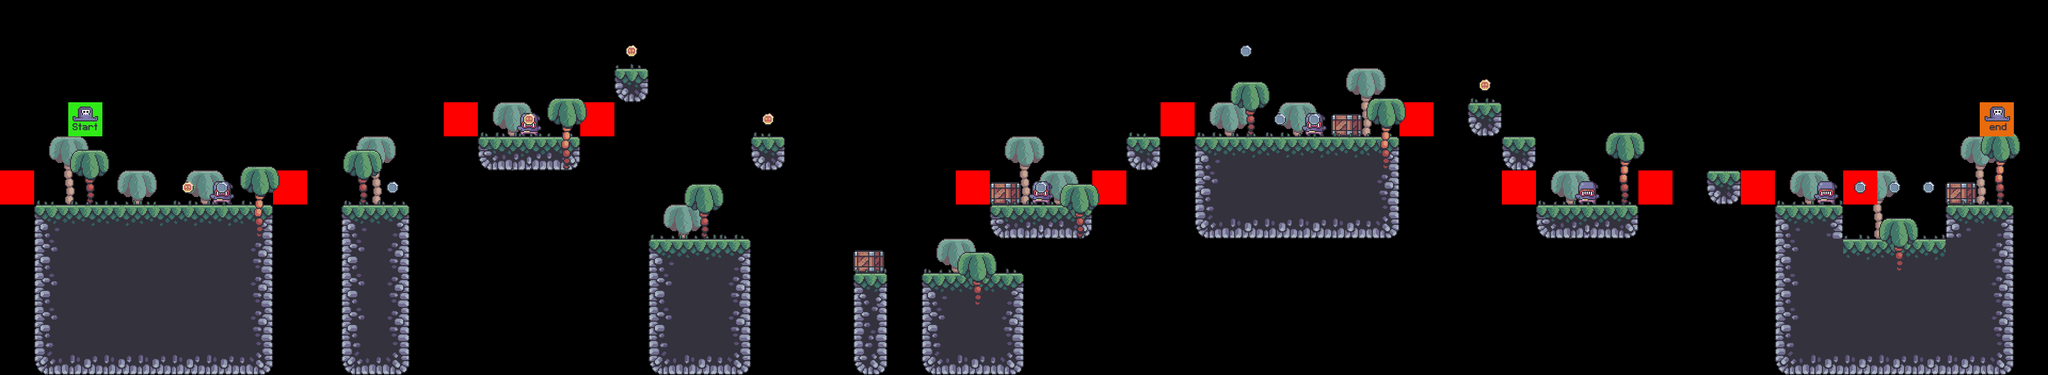

This game map was drawn from its Tiled (.tmx) file and the tilesets committed beside it. A one-line description and the trimmed map source follow:
An orthogonal 60x11 tile map with 64x64 px tiles, 9 tile layers (bg_palms, terrain, crates, grass, ...), 7 tilesets.

<map version="1.8" tiledversion="1.8.2" orientation="orthogonal" renderorder="right-down" width="60" height="11" tilewidth="64" tileheight="64" infinite="0" nextlayerid="10" nextobjectid="1">
 <tileset firstgid="1" source="../tilesets/terrain_tiles.tsx" />
 <tileset firstgid="17" source="../tilesets/coin_tiles.tsx" />
 <tileset firstgid="19" source="../tilesets/grass_tiles.tsx" />
 <tileset firstgid="24" source="../tilesets/palms.tsx" />
 <tileset firstgid="27" source="../tilesets/crates.tsx" />
 <tileset firstgid="28" source="../tilesets/player_tiles.tsx" />
 <tileset firstgid="30" source="../tilesets/enemy_tiles.tsx" />
 <layer id="5" name="bg_palms" width="60" height="11">
  <data>[660 cells, 16 non-empty, 1 distinct tile ids]</data>
 </layer>
 <layer id="1" name="terrain" width="60" height="11">
  <data>[660 cells, 134 non-empty, 16 distinct tile ids]</data>
 </layer>
 <layer id="6" name="crates" width="60" height="11">
  <data>[660 cells, 4 non-empty, 1 distinct tile ids]</data>
 </layer>
 <layer id="3" name="grass" width="60" height="11">
  <data>[660 cells, 42 non-empty, 5 distinct tile ids]</data>
 </layer>
 <layer id="8" name="enemies" width="60" height="11">
  <data>[660 cells, 6 non-empty, 1 distinct tile ids]</data>
 </layer>
 <layer id="9" name="constraints" width="60" height="11">
  <data>[660 cells, 12 non-empty, 1 distinct tile ids]</data>
 </layer>
 <layer id="4" name="fg_palms" width="60" height="11">
  <data>[660 cells, 12 non-empty, 2 distinct tile ids]</data>
 </layer>
 <layer id="2" name="coins" width="60" height="11">
  <data>[660 cells, 14 non-empty, 2 distinct tile ids]</data>
 </layer>
 <layer id="7" name="player" width="60" height="11">
  <data>[660 cells, 2 non-empty, 2 distinct tile ids]</data>
 </layer>
</map>
